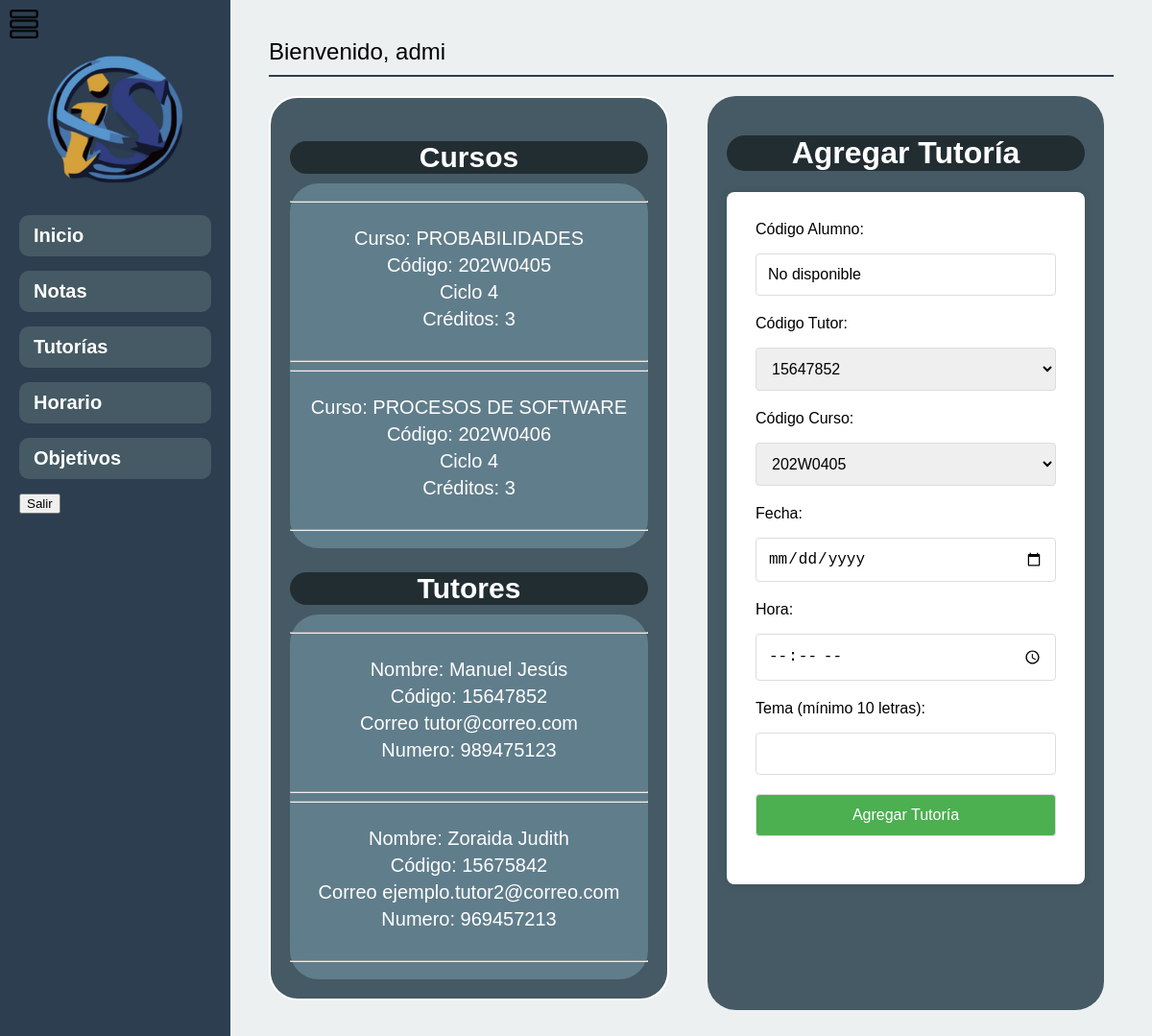
Page /dashboard_tutorias.php (signed in) on the committed database.
### tables this page shows
CREATE TABLE `curso` (
  `cod_curso` varchar(20) NOT NULL,
  `nombre_curso` varchar(30) NOT NULL,
  `ciclo` int NOT NULL,
  `creditos` int NOT NULL
);

CREATE TABLE `tutor` (
  `cod_tutor` varchar(20) NOT NULL,
  `id_usuario` int NOT NULL,
  `nombre` varchar(40) NOT NULL,
  `apellidos` varchar(40) NOT NULL,
  `correo` varchar(50) NOT NULL,
  `numero_celular` varchar(10) NOT NULL
);

### dashboard_tutorias.php (the view, shortened to what this page needs)
<?php
include 'conn/connection.php';
$nombre_usuario = $_SESSION['nombre'];
try {
    $stmt_usuario = $conn->prepare("SELECT id FROM usuarios WHERE nombre_usuario = :nombre_usuario");
    $stmt_usuario->bindParam(':nombre_usuario', $nombre_usuario);
    $stmt_usuario->execute();
    if ($stmt_usuario->rowCount() > 0) {
        $resultado_usuario = $stmt_usuario->fetch(PDO::FETCH_ASSOC);
        $id_usuario = $resultado_usuario['id'];
        $stmt_alumno = $conn->prepare("SELECT cod_alumno, apellidos, nombre, facultad FROM alumno WHERE id_usuario = :id_usuario");
        $stmt_alumno->bindParam(':id_usuario', $id_usuario);
        $stmt_alumno->execute();
        if ($stmt_alumno->rowCount() > 0) {
            $resultado_alumno = $stmt_alumno->fetch(PDO::FETCH_ASSOC);
            $cod_alumno = $resultado_alumno['cod_alumno'];
            $apellidos = $resultado_alumno['apellidos'];
            $nombre = $resultado_alumno['nombre'];
            $facultad = $resultado_alumno['facultad'];
        } else {
            $cod_alumno = "No disponible";
        }
    } else {
        $cod_alumno = "No disponible";
        $apellidos = "No disponible";
        $nombre = "No disponible";
        $facultad = "No disponible";
    }
} catch(PDOException $e) {
    $cod_alumno = "Error";
    $apellidos = "Error";
    $nombre = "Error";
    $facultad = "Error";
}
?>
<!DOCTYPE html>
<html lang="es">
<head>
</head>
<body>
    <div class="container">
        <div class="sidebar" id="sidebar">
            <div class="sidebar-logo">
                <img src="fisi.png" alt="Logo Facultad">
            </div>
            <ul>
                <li><a href="dashboard_alumno.php">Inicio</a></li>
                <li><a href="notas.php">Notas</a></li>
                <li><a href="dashboard_tutorias.php">Tutorías</a></li>
                <li><a href="horario.php">Horario</a></li>
                <li><a href="objetivos.php">Objetivos</a></li>
                <li><button onclick="showPopup()">Salir</button></li>
            </ul>
        </div>
        <div class="main-content">
            <?php
            if (isset($_SESSION['nombre'])) {
                echo "<div class='welcome-message'>Bienvenido, " . $_SESSION['nombre']. "</div>";
            } else {
                echo "<p>Por favor, inicia sesión para ver tus datos.</p>";
            }
            ?>
            <div class="cont_general">
                <div class="contenedor-general">
                    <div class="contenedor-datos">
                        <?php
                        $servername = "127.0.0.1:3307";
                        $username = "pma";
                        $password = "";
                        $dbname = "sma_unayoe";
                        $conn = new mysqli($servername, $username, $password, $dbname);
                        $cursos_query = "SELECT * FROM curso";
                        $cursos_result = $conn->query($cursos_query);
                        $tutores_query = "SELECT * FROM tutor";
                        $tutores_result = $conn->query($tutores_query);
                        if ($cursos_result->num_rows > 0) {
                            echo "<h2 class='titulo-seccion'>Cursos</h2>";
                            echo "<div class='contenedor-cursos'>";
                            echo "<ul class='lista-cursos style='padding: 0px;'>";
                            while ($curso = $cursos_result->fetch_assoc()) {
                                echo "<hr>";
                                echo "<br><li class='item-curso' style='font-size: 20px;'>Curso: {$curso['nombre_curso']}</li>";
                                echo "<li class='item-curso'>Código: {$curso['cod_curso']}</li>";
                                echo "<li class='item-curso'>Ciclo {$curso['ciclo']}</li>";
                                echo "<li class='item-curso'>Créditos: {$curso['creditos']}</li><br>";
                                echo "<hr>";
                            }
                            echo "</ul>";
                            echo "</div>";
                        } else {
                            echo "No hay cursos disponibles.";
                        }
                        if ($tutores_result->num_rows > 0) {
                            echo "<h2 class='titulo-seccion'>Tutores</h2>";
                            echo "<div class='contenedor-tutores'>";
                            echo "<ul class='lista-tutores'>";
                            while ($tutor = $tutores_result->fetch_assoc()) {
                                echo "<hr>";
                                echo "<br><li class='item-curso'>Nombre: {$tutor['nombre']}</li>";
                                echo "<li class='item-curso'>Código: {$tutor['cod_tutor']}</li>";
                                echo "<li class='item-curso'>Correo {$tutor['correo']}</li>";
                                echo "<li class='item-curso'>Numero: {$tutor['numero_celular']}</li><br>";
                                echo "<hr>";
                            }
                            echo "</ul>";
                            echo "</div>";
                        } else {
                            echo "No hay tutores disponibles.";
                        }
                        ?>
                    </div>
                    <div class="contenedor-form">
                        <h1 class="titulo_agregar_tutoria">Agregar Tutoría</h1>
                        <form method="post" action="<?php echo htmlspecialchars($_SERVER["PHP_SELF"]); ?>">
                            <label for="codalumno">Código Alumno:</label>
                            <input type="text" name="codalumno" value="<?php echo htmlspecialchars($cod_alumno); ?>" readonly required>
                            <label for="codtutor">Código Tutor:</label>
                            <select name="codtutor" required>
                                <?php
                                $conexion = new mysqli("localhost:3307", "pma", "", "sma_unayoe");
                                $consulta_tutores = $conexion->query("SELECT cod_tutor FROM tutor ORDER BY nombre");
                                while ($fila = $consulta_tutores->fetch_assoc()) {
                                    echo "<option value='" . $fila['cod_tutor'] . "'>" . $fila['cod_tutor'] . "</option>";
                                }
                                ?>
                            </select>
                            <label for="codcurso">Código Curso:</label>
                            <select name="codcurso" required>
                                <?php
                                $conexion = new mysqli("localhost:3307", "pma", "", "sma_unayoe");
                                $consulta_cursos = $conexion->query("SELECT cod_curso FROM curso ORDER BY nombre_curso");
                                while ($fila = $consulta_cursos->fetch_assoc()) {
                                    echo "<option value='" . $fila['cod_curso'] . "'>" . $fila['cod_curso'] . "</option>";
                                }
                                ?>
                            </select>
                            <label for="fecha">Fecha:</label>
                            <input type="date" name="fecha" required>
                            <label for="hora">Hora:</label>
                            <input type="time" name="hora" required>
                            <label for="tema">Tema (mínimo 10 letras):</label>
                            <input type="text" name="tema" required minlength="10">
                            <button type="submit">Agregar Tutoría</button>
                        </form>
                    </div>
                </div>
            </div>
        </div>
    </div>
    <div class="menu-toggle" onclick="toggleSidebar()">
        <img src="icono_menu.png" alt="Menú">
    </div>
</body>
</html>

### dashboard_tutorias.php (style rules this page uses)
body { font-family: Arial, sans-serif; margin: 0; padding: 0; background-color: #f4f4f4; }
.container { display: flex; min-height: 100vh; }
.sidebar { background-color: #2c3e50; color: #fff; padding: 20px; width: 200px; transition: width 0.5s; overflow-x: hidden; }
.sidebar ul { list-style: none; padding: 0; margin: 0; visibility: visible; opacity: 1; transition: opacity 0.5s; }
.sidebar li { margin-bottom: 15px; }
.sidebar a { color: #fff; text-decoration: none; font-size: 20px; font-weight: bold; display: block; padding: 10px 15px; border-radius: 10px; transition: background-color 0.3s; background-color: #455a64; }
.sidebar-logo { text-align: center; margin-bottom: 20px; transition: all 0.5s; }
.sidebar-logo img { max-width: 150px; margin-top: 30px; transition: all 0.5s; }
.main-content { background-color: #ecf0f1; padding: 20px; flex: 1; display: flex; flex-direction: column; align-items: flex-start; position: relative; }
.welcome-message { margin-bottom: 20px; font-size: 24px; border-bottom: 2px solid #2c3e50; padding-bottom: 10px; width: 100%; }
.menu-toggle { position: absolute; top: 10px; left: 10px; cursor: pointer; }
.menu-toggle img { width: 30px; }
.contenedor-general { width: 100%; display: flex; flex-direction: row; }
.contenedor-datos { width: 50%; align-items: center; justify-content: center; background-color: #455a64; margin: 0px 20px 10px 0px; border: 2px solid #ffffff; padding: 20px; text-align: center; border-radius: 30px; }
.contenedor-form { width: 50%; align-items: center; justify-content: center; background-color: #455a64; margin: 0px 10px 0px 20px; padding: 20px 20px 40px 20px; border-radius: 30px; }
.main-content { flex: 1; padding: 40px; width: 100%; }
.cont_general { width:100%; }
.main-content h1 { color: #fff; width: 100%; text-align: center; }
.titulo_agregar_tutoria { text-align: center; color: #000; background-color: rgba(0, 0, 0, 0.5); border-radius: 30px; }
form { max-width: 500px; margin: auto; padding: 30px; background-color: #fff; border-radius: 8px; box-shadow: 0 0 10px rgba(0, 0, 0, 0.1); }
form label { display: block; margin-bottom: 16px; }
form input, form select, form button { font-size: 16px; width: 100%; padding: 12px; margin-bottom: 20px; border: 1px solid #ddd; border-radius: 4px; box-sizing: border-box; }
form button { background-color: #4caf50; color: #fff; cursor: pointer; }
.titulo-seccion { color: #ffffff; font-size: 30px; margin-bottom: 10px; background-color: rgba(0, 0, 0, 0.5); border-radius: 30px; }
.contenedor-cursos { color: #ffffff; background-color: #607d8b; border-radius: 30px; padding: 10px 0px 10px 0px; }
.contenedor-tutores { color: #ffffff; background-color: #607d8b; border-radius: 30px; padding: 10px 0px 10px 0px; }
.lista-cursos, .lista-tutores { color: #ffffff; list-style: none; padding: 0; margin: 0; background-color: #607d8b; border-radius: 30px; }
.item-curso, .item-tutor { color: #ffffff; font-size: 20px; margin-bottom: 5px; list-style: none; }

### rows in the picture
curso: nombre_curso "PROBABILIDADES", cod_curso "202W0405", ciclo "4", creditos "3"
curso: nombre_curso "PROCESOS DE SOFTWARE", cod_curso "202W0406", ciclo "4", creditos "3"
tutor: nombre "Manuel Jesús", cod_tutor "15647852", correo "tutor@correo.com", numero_celular "989475123"
tutor: nombre "Zoraida Judith", cod_tutor "15675842", correo "ejemplo.tutor2@correo.com", numero_celular "969457213"

### other values in the picture
$_SESSION['nombre'] "admi"
form field codtutor "15647852"
form field codcurso "202W0405"
